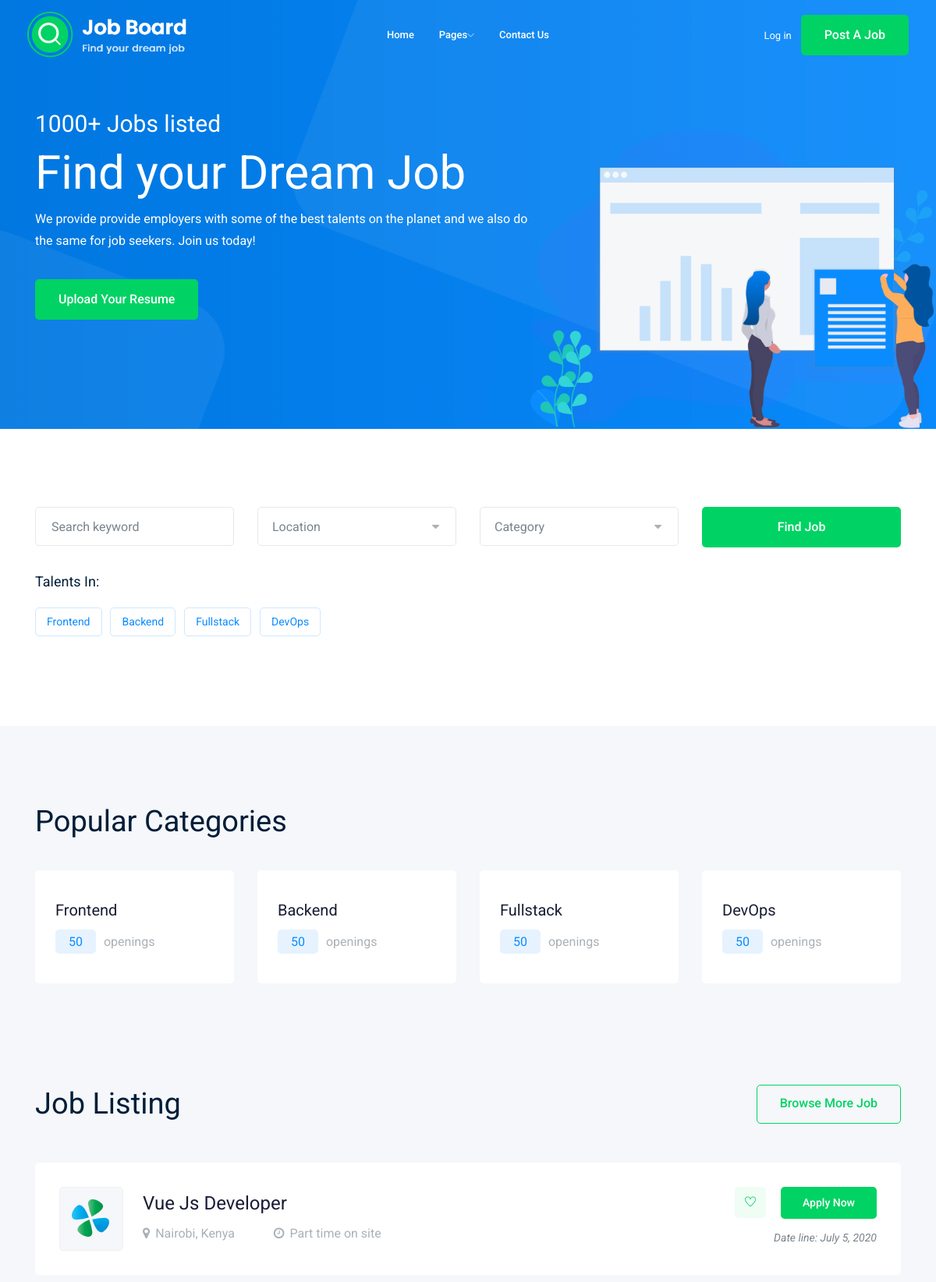
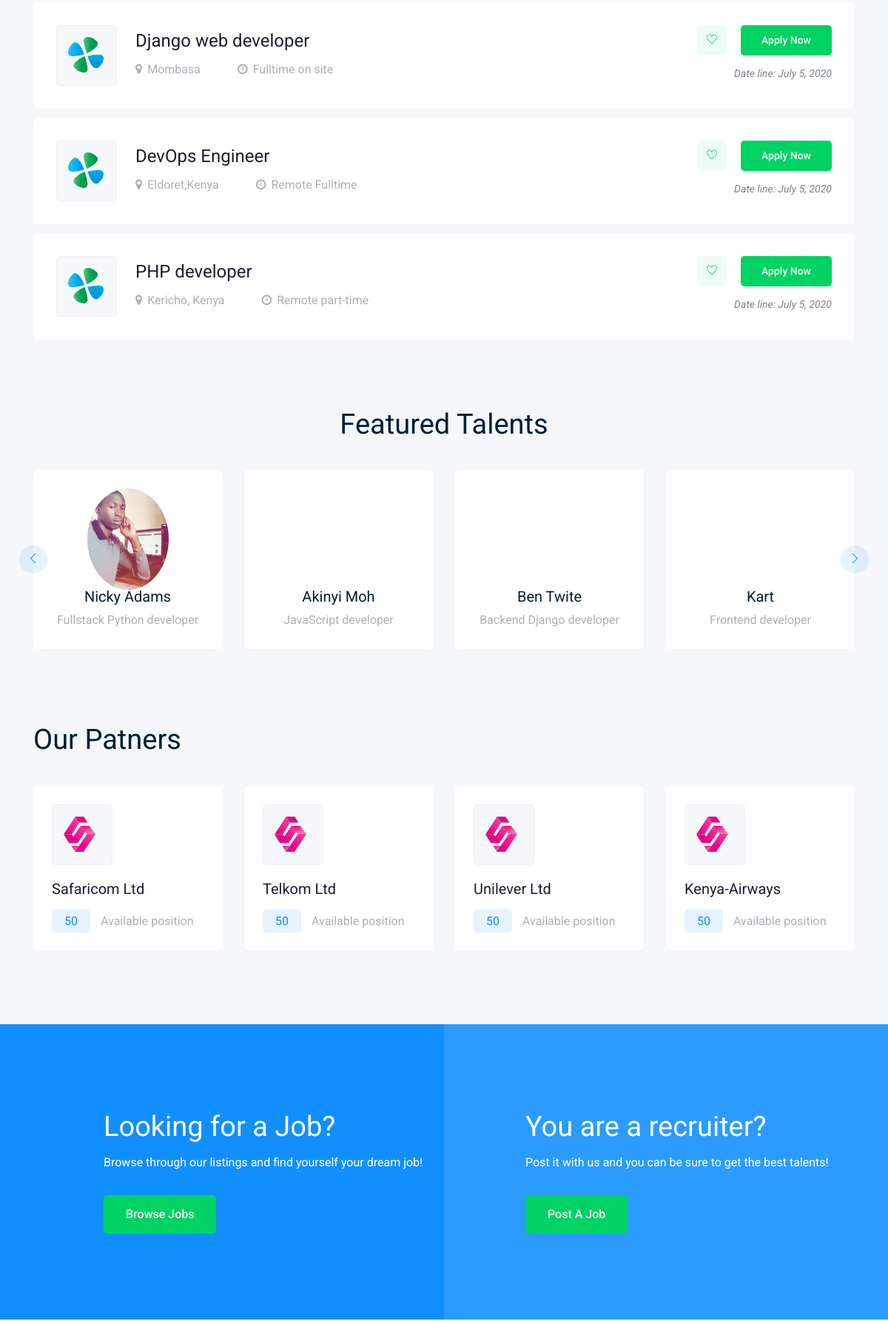
The page / (upper part) on the database its author committed (2 pictures, top to bottom).
### core/models.py (models this page shows, shortened)
class Category(models.Model):
	name=models.CharField(max_length=50)
	class Meta:
		verbose_name_plural="Categories"

class Opening(models.Model):
	title=models.CharField(max_length=100)
	recruiter=models.CharField(max_length=50)
	recruiter_email=models.EmailField(max_length=50)
	category=models.ManyToManyField('Category', related_name='jobs')
	description=models.TextField()
	location=models.CharField(max_length=100)
	type=models.CharField(max_length=20, choices=TYPE_CHOICES)
	date_line=models.DateTimeField()
	created=models.DateTimeField(auto_now_add=True)
	salary=models.PositiveIntegerField()
	qualification_1=models.CharField(max_length=300)
	qualification_2=models.CharField(max_length=300)
	qualification_3=models.CharField(max_length=300)
	qualification_4=models.CharField(max_length=300)
	qualification_5=models.CharField(max_length=300)
	benefit_1=models.CharField(max_length=300)
	benefit_2=models.CharField(max_length=300)
	benefit_3=models.CharField(max_length=300)
	benefit_4=models.CharField(max_length=300)
	benefit_5=models.CharField(max_length=300)
	role_1=models.CharField(max_length=300)
	role_2=models.CharField(max_length=300)
	role_3=models.CharField(max_length=300)
	role_4=models.CharField(max_length=300)
	role_5=models.CharField(max_length=300)

class Talent(models.Model):
	name=models.CharField(max_length=60)
	title=models.CharField(max_length=60)
	image=models.ImageField(upload_to="talents/%Y/%m/%d")

class Patner(models.Model):
	name=models.CharField(max_length =150)
	logo=models.FileField(upload_to="patners/%Y/%m/%d")

### core/views.py (the view)
# urls.py: path('' , views.index, name='home'),
def index(request):
	categories=Category.objects.all()
	openings=Opening.objects.all()
	patners=Patner.objects.all()
	talents=Talent.objects.all()
	testimonies=Testimony.objects.all()
	context ={
	"categories" : categories,
	"openings" :openings,
	"patners" :patners,
	"talents":talents,
	"testimonies":testimonies
	}
	return render(request, "index.html", context)

### templates/index.html (shortened to what this page needs)
{% extends "base.html"%}
{% load static %}
{% block content %}
    <div class="slider_area">
        <div class="single_slider  d-flex align-items-center slider_bg_1">
            <div class="container">
                <div class="row align-items-center">
                    <div class="col-lg-7 col-md-6">
                        <div class="slider_text">
                            <h5 class="wow fadeInLeft" data-wow-duration="1s" data-wow-delay=".2s">1000+ Jobs listed</h5>
                            <h3 class="wow fadeInLeft" data-wow-duration="1s" data-wow-delay=".3s">Find your Dream Job</h3>
                            <p class="wow fadeInLeft" data-wow-duration="1s" data-wow-delay=".4s">We provide provide employers with some of the best talents on the planet and we also do the same for job seekers. Join us today!</p>
                            <div class="sldier_btn wow fadeInLeft" data-wow-duration="1s" data-wow-delay=".5s">
                                <a href="{% url 'upload' %}" class="boxed-btn3">Upload your Resume</a>
                            </div>
                        </div>
                    </div>
                </div>
            </div>
        </div>
        <div class="ilstration_img wow fadeInRight d-none d-lg-block text-right" data-wow-duration="1s" data-wow-delay=".2s">
            <img src="img/banner/illustration.png" alt="">
        </div>
    </div>
    <div class="catagory_area">
        <div class="container">
            <div class="row cat_search">
                <div class="col-lg-3 col-md-4">
                    <div class="single_input">
                        <input type="text" placeholder="Search keyword">
                    </div>
                </div>
                <div class="col-lg-3 col-md-4">
                </div>
                <div class="col-lg-3 col-md-4">
                </div>
                <div class="col-lg-3 col-md-12">
                    <div class="job_btn">
                        <a href="#" class="boxed-btn3">Find Job</a>
                    </div>
                </div>
            </div>
            <div class="row">
                <div class="col-lg-12">
                    <div class="popular_search d-flex align-items-center">
                        <span>Talents In:</span>
                        <ul>
                            {% for category in categories %}
                            <li><a href="#">{{category.name}}</a></li>
                            {% endfor %}
                        </ul>
                    </div>
                </div>
            </div>
        </div>
    </div>
    <div class="popular_catagory_area">
        <div class="container">
            <div class="row">
                <div class="col-lg-12">
                    <div class="section_title mb-40">
                        <h3>Popular Categories</h3>
                    </div>
                </div>
            </div>
            <div class="row">
            	{% for category in categories %}
                <div class="col-lg-4 col-xl-3 col-md-6">
                    <div class="single_catagory">
                        <a href="jobs.html"><h4>{{category.name}}</h4></a>
                        <p> <span>50</span>openings</p>
                    </div>
                </div>
                {% endfor %}
            </div>
        </div>
    </div>
    <div class="job_listing_area">
        <div class="container">
            <div class="row align-items-center">
                <div class="col-lg-6">
                    <div class="section_title">
                        <h3>Job Listing</h3>
                    </div>
                </div>
                <div class="col-lg-6">
                    <div class="brouse_job text-right">
                        <a href="jobs.html" class="boxed-btn4">Browse More Job</a>
                    </div>
                </div>
            </div>
            <div class="job_lists">
                <div class="row">
                	{% for opening in openings %}
                    <div class="col-lg-12 col-md-12">
                        <div class="single_jobs white-bg d-flex justify-content-between">
                            <div class="jobs_left d-flex align-items-center">
                                <div class="thumb">
                                    <img src="{% static 'img/svg_icon/1.svg'%}" alt="">
                                </div>
                                <div class="jobs_conetent">
                                    <a href="{% url 'detail' opening.id %}"><h4>{{opening.title}}</h4></a>
                                    <div class="links_locat d-flex align-items-center">
                                        <div class="location">
                                            <p> <i class="fa fa-map-marker"></i>{{opening.location}}</p>
                                        </div>
                                        <div class="location">
                                            <p> <i class="fa fa-clock-o"></i>{{opening.type}}</p>
                                        </div>
                                    </div>
                                </div>
                            </div>
                            <div class="jobs_right">
                                <div class="apply_now">
                                    <a class="heart_mark" href="#"> <i class="ti-heart"></i> </a>
                                    <a href="{% url 'detail' opening.id %}" class="boxed-btn3">Apply Now</a>
                                </div>
                                <div class="date">
                                    <p>Date line: {{opening.date_line|date}}</p>
                                </div>
                            </div>
                        </div>
                    </div>
                    {% endfor %}
                </div>
            </div>
        </div>
    </div>
    <div class="featured_candidates_area">
        <div class="container">
            <div class="row">
                <div class="col-lg-12">
                    <div class="section_title text-center mb-40">
                        <h3>Featured Talents</h3>
                    </div>
                </div>
            </div>
            <div class="row">
                <div class="col-lg-12">
                    <div class="candidate_active owl-carousel">
                    	{% for talent in talents %}
                        <div class="single_candidates text-center">
                            <div class="thumb">
                                <img src="{{talent.image.url}}" alt="">
                            </div>
                            <a href="#"><h4>{{talent.name}}</h4></a>
                            <p>{{talent.title}}</p>
                        </div>
                        {% endfor %}
                    </div>
                </div>
            </div>
        </div>
    </div>
    <div class="top_companies_area">
        <div class="container">
            <div class="row align-items-center mb-40">
                <div class="col-lg-6 col-md-6">
                    <div class="section_title">
                        <h3>Our Patners</h3>
                    </div>
                </div>
            </div>
            <div class="row">
            	{% for patner in patners %}
                <div class="col-lg-4 col-xl-3 col-md-6">
                    <div class="single_company">
                        <div class="thumb">
                            <img src="{% static 'img/svg_icon/5.svg'%}" alt="">
                        </div>
                        <a href="jobs.html"><h3>{{patner.name}}</h3></a>
                        <p> <span>50</span> Available position</p>
                    </div>
                </div>
                {% endfor %}
            </div>
        </div>
    </div>
    <div class="job_searcing_wrap overlay">
        <div class="container">
            <div class="row">
                <div class="col-lg-5 offset-lg-1 col-md-6">
                    <div class="searching_text">
                        <h3>Looking for a Job?</h3>
                        <p>Browse through our listings and find yourself your dream job!</p>
                        <a href="#" class="boxed-btn3">Browse Jobs</a>
                    </div>
                </div>
                <div class="col-lg-5 offset-lg-1 col-md-6">
                    <div class="searching_text">
                        <h3>You are a recruiter?</h3>
                        <p>Post it with us and you can be sure to get the best talents!</p>
                        <a href="#" class="boxed-btn3">Post a Job</a>
                    </div>
                </div>
            </div>
        </div>
    </div>
{% endblock %}

### rows shown on the page
Category: name "Frontend"
Category: name "Backend"
Category: name "Fullstack"
Category: name "DevOps"
Opening: title "Vue Js Developer", location "Nairobi, Kenya", type "Part time on site", date_line "July 5, 2020"
Opening: title "Django web developer", location "Mombasa", type "Fulltime on site", date_line "July 5, 2020"
Opening: title "DevOps Engineer", location "Eldoret,Kenya", type "Remote Fulltime", date_line "July 5, 2020"
Opening: title "PHP developer", location "Kericho, Kenya", type "Remote part-time", date_line "July 5, 2020"
Talent: image (picture), name "Nicky Adams", title "Fullstack Python developer"
Talent: name "Akinyi Moh", title "JavaScript developer"
Talent: name "Ben Twite", title "Backend Django developer"
Talent: name "Kart", title "Frontend developer"
Patner: name "Safaricom Ltd"
Patner: name "Telkom Ltd"
Patner: name "Unilever Ltd"
Patner: name "Kenya-Airways"
